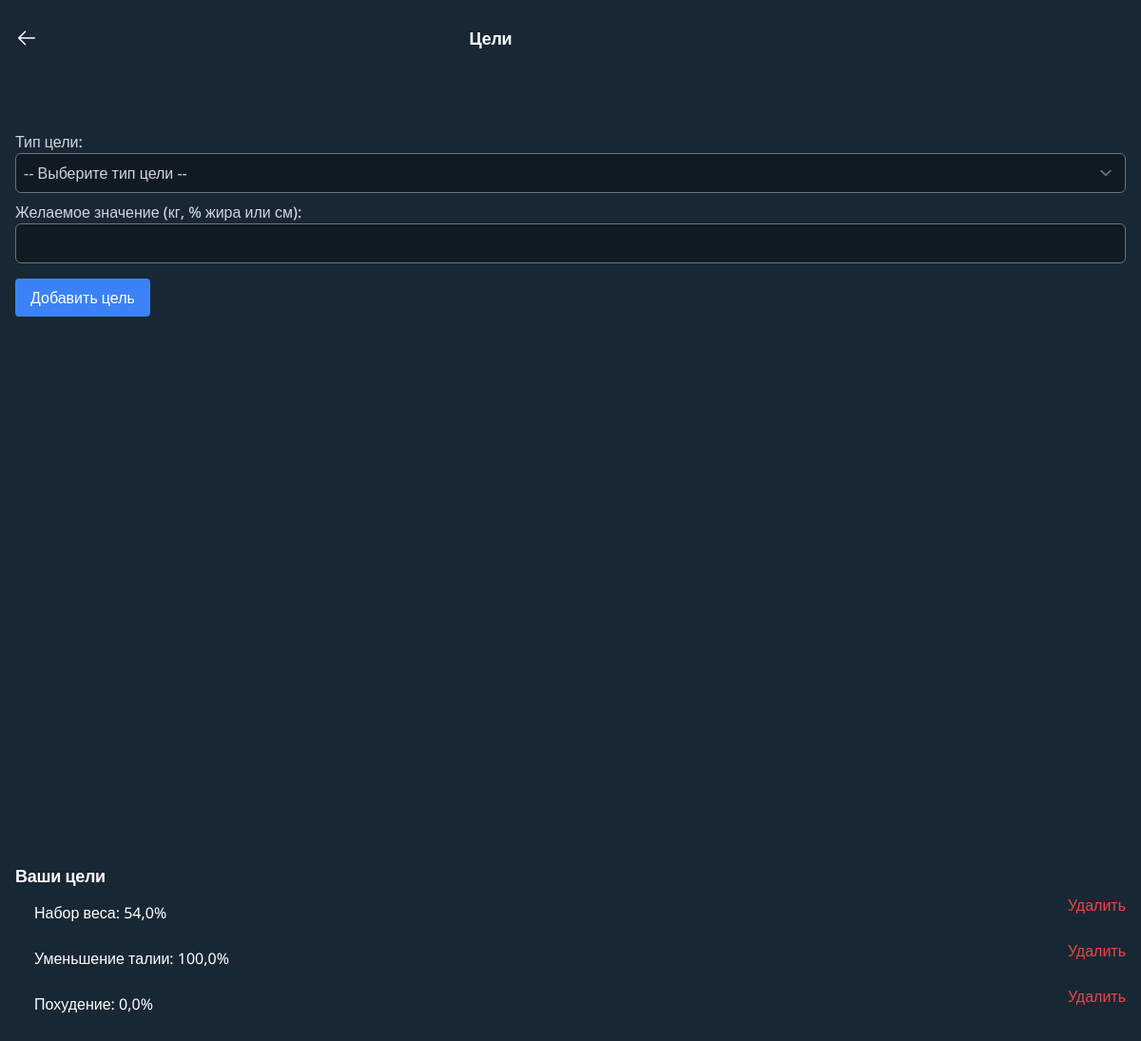
/add_goal (signed in), run on the app's committed database.
### main/models.py (models this page shows)
class Goal(models.Model):
    GOAL_CHOICES = [
        ('weightloss', 'Похудение'),
        ('bulk', 'Набор веса'),
        ('waist', 'Уменьшение талии'),
        ('cut', 'Сушка')
    ]
    type = models.CharField(max_length=10, choices=GOAL_CHOICES, default='other')
    progress = models.FloatField(blank=True, null=True)
    user = models.ForeignKey(User, on_delete=models.CASCADE, related_name='users_goals')
    start_point = models.FloatField()
    end_point = models.FloatField()
    class Meta:
        unique_together = ('user', 'type')

### main/views.py (the view, shortened to what this page needs)
# urls.py: path('add_goal', views.add_goal, name='add_goal'),
@login_required
def add_goal(request):
    error = False
    goals = Goal.objects.all().filter(user=request.user)
    return render(request, 'main/add_goal.html', {'goals': goals, 'error': error})

### main/templates/main/add_goal.html (shortened to what this page needs)
{% extends 'main/layout.html' %}
{% block content %}
    <div class="relative flex size-full min-h-screen flex-col bg-[#182734] dark justify-between group/design-root overflow-x-hidden" style='font-family: Manrope, "Noto Sans", sans-serif;'>
        <div onclick="window.location.href='{% url 'tracking' %}'" class="flex items-center bg-[#182734] p-4 pb-2 justify-between">
            <div class="text-[#FFFFFF] flex size-12 shrink-0 items-center" data-icon="ArrowLeft" data-size="24px" data-weight="regular">
                <svg xmlns="http://www.w3.org/2000/svg" width="24px" height="24px" fill="currentColor" viewBox="0 0 256 256">
                    <path d="M224,128a8,8,0,0,1-8,8H59.31l58.35,58.34a8,8,0,0,1-11.32,11.32l-72-72a8,8,0,0,1,0-11.32l72-72a8,8,0,0,1,11.32,11.32L59.31,120H216A8,8,0,0,1,224,128Z"></path>
                </svg>
            </div>
            <h2 style="margin-left: -22vw" class="text-white text-lg font-bold leading-tight tracking-[-0.015em] flex-1 text-center pl-12">Цели</h2>
        </div>
        <div style="margin-top: -45vh" class="p-4 pb-2">
            <form method="post">
                <div class="mb-2">
                    <label for="type" class="text-gray-300 font-medium mb-2">Тип цели:</label>
                    <select name="type" id="type" class="w-full p-2 border rounded-md bg-[#101a23] text-gray-300">
                        <option value="">-- Выберите тип цели --</option>
                    </select>
                </div>
                <div class="mb-4">
                    <label for="end_point" class="text-gray-300 font-medium mb-2">Желаемое значение (кг, % жира или см):</label>
                    <input type="number" name="end_point" id="end_point" min="0" class="w-full p-2 border rounded-md bg-[#101a23] text-gray-300" required>
                </div>
                <button type="submit" name="add_goal" class="bg-blue-500 text-white px-4 py-2 rounded">Добавить цель</button>
            </form>
        </div>
        <div class="p-4 pt-2">
            <h3 class="text-white text-lg font-bold leading-tight tracking-[-0.015em] mb-2">Ваши цели</h3>
            {% if goals %}
                <ul class="list-disc pl-5 text-white">
                    {% for goal in goals %}
                        <li class="flex items-center justify-between mb-2">
                            {{ goal.get_type_display }}: {{ goal.progress }}%
                            <form method="post" style="display:inline;">
                                <button type="submit" name="delete_goal" class="text-red-500 hover:text-red-700">Удалить</button>
                            </form>
                        </li>
                    {% endfor %}
                </ul>
            {% else %}
                <p class="text-[#a5abb1] text-base font-normal leading-normal">Цели не добавлены.</p>
            {% endif %}
        </div>
    </div>
{% endblock %}

### data on the page
Goal: type "Набор веса", progress "54,0"
Goal: type "Уменьшение талии", progress "100,0"
Goal: type "Похудение", progress "0,0"
